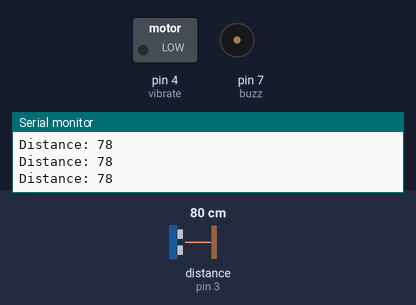
Bench run of a sketch on a simulated Arduino Uno, built with avr-gcc and run on an emulated ATmega328P. Shown: switched loads named in the sketch (green lamp = pin HIGH), buzzer (waves = sounding), the last lines printed to the serial monitor. Wiring (inferred from the names in the program): ultrasonic range finder: trigger pin 2; echo pin 3. Inputs (shaded band) come from the test bench; at power-on: distance to the obstacle (sensor on pin 3) 80 cm. The echo pulse lasts 58.3 µs per cm; pins used as bus, display or sensor lines are not drawn.

Above: at 1.2 s.
1.3 s: distance to the obstacle (sensor on pin 3) set to 35 cm
2.8 s: distance to the obstacle (sensor on pin 3) set to 28 cm
At 4.0 s:
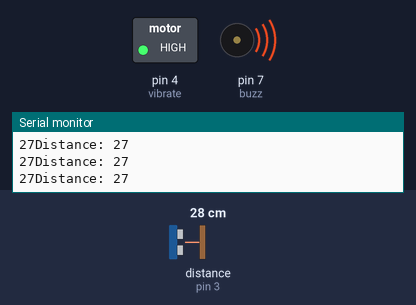
4.3 s: distance to the obstacle (sensor on pin 3) set to 60 cm
At 4.32 s:
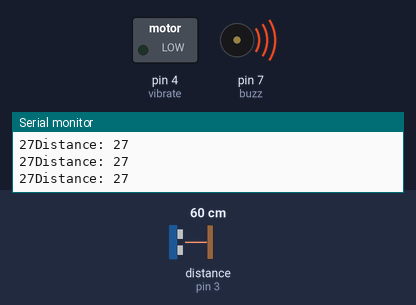
5.9 s: distance to the obstacle (sensor on pin 3) set to 2 cm
At 6.4 s:
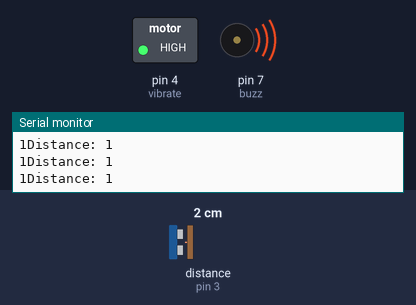
8.9 s: distance to the obstacle (sensor on pin 3) set to 33 cm
At 9.4 s:
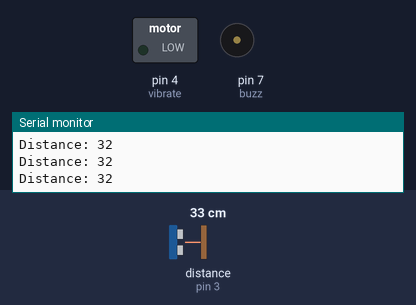
Timing chart, 0 to 11.9 s (numbered marks = the images above; inputs shaded):
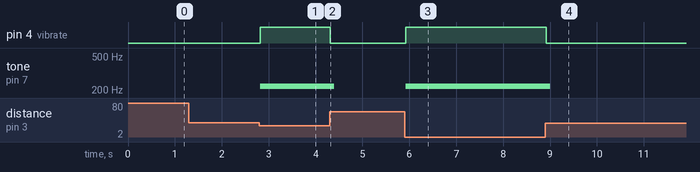

Measured:
- the behaviour switches between 32 and 31 cm on distance to the obstacle (sensor on pin 3) (found by bisection; images 0 and 1)
- after the input at 2.8 s, pin 4 (vibrate): LOW → HIGH at once; tone on pin 7 (buzz): silent → 220 Hz at once
- after the input at 4.3 s, pin 4 (vibrate): HIGH → LOW at once; tone on pin 7 (buzz): 220 Hz → silent after 0.10 s
- after the input at 5.9 s, pin 4 (vibrate): LOW → HIGH at once; tone on pin 7 (buzz): silent → 220 Hz at once
- after the input at 8.9 s, pin 4 (vibrate): HIGH → LOW at once; tone on pin 7 (buzz): 220 Hz → silent after 0.10 s

The sketch:

IPC011.ino
```cpp
const int trigPin = 2;
const int echoPin = 3;
const int buzz = 7;
const int vibrate = 4;

// defines variables
long duration;
int distance;

void setup() {
pinMode(trigPin, OUTPUT); // Sets the trigPin as an Output
pinMode(echoPin, INPUT); // Sets the echoPin as an Input
pinMode(vibrate,OUTPUT);
pinMode(buzz,OUTPUT);
Serial.begin(9600); // Starts the serial communication
}

void loop() {
// Clears the trigPin
digitalWrite(trigPin, LOW);
delayMicroseconds(2);

// Sets the trigPin on HIGH state for 10 micro seconds
digitalWrite(trigPin, HIGH);
delayMicroseconds(10);
digitalWrite(trigPin, LOW);

// Reads the echoPin, returns the sound wave travel time in microseconds
duration = pulseIn(echoPin, HIGH);

// Calculating the distance
distance= duration*0.034/2;

// Prints the distance on the Serial Monitor
Serial.print("Distance: ");
Serial.println(distance);
if(distance<=30){
  Serial.print(distance);
  digitalWrite(buzz,1);
  digitalWrite(vibrate,1);
  tone(buzz,220,100);
}
else{
  digitalWrite(buzz,0);
  digitalWrite(vibrate,0);
}

}
```
